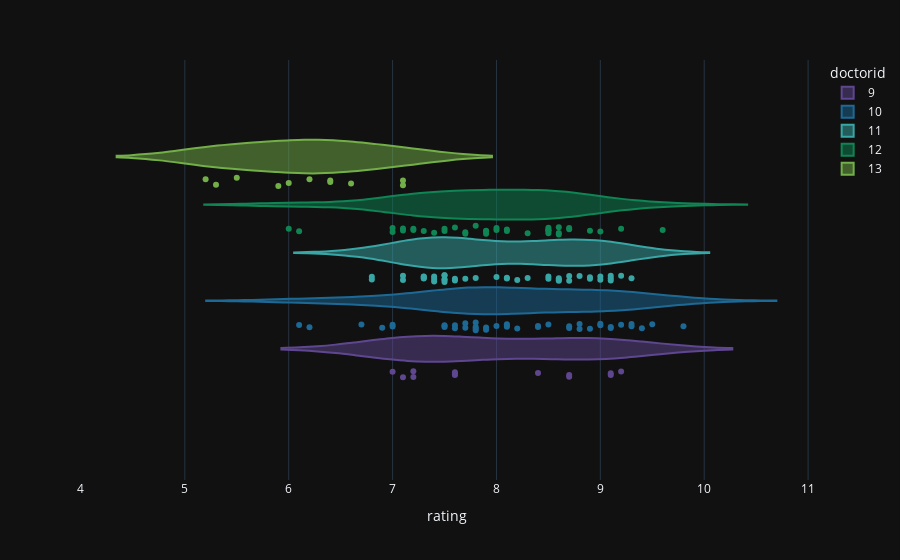

Here is the notebook cell this chart was saved with:
### Code cell
px.violin(df, x='rating', color='doctorid', points='all')

### Figure 1 — Plotly figure (JSON) as saved in the notebook; plotly's stock layout.template omitted (floating-point values rounded to 4 significant figures)
{"data": [{"alignmentgroup": "True", "box": {"visible": false}, "hovertemplate": "doctorid=9<br>rating=%{x}<extra></extra>", "legendgroup": "9", "marker": {"color": "rgb(95, 70, 144)"}, "name": "9", "offsetgroup": "9", "orientation": "h", "points": "all", "scalegroup": "True", "showlegend": true, "type": "violin", "x": [7.6, 7.6, 7.6, 7, 7.1, 8.7, 7.2, 8.4, 9.2, 9.1, 7.2, 8.7, 9.1], "x0": " ", "xaxis": "x", "y0": " ", "yaxis": "y"}, {"alignmentgroup": "True", "box": {"visible": false}, "hovertemplate": "doctorid=10<br>rating=%{x}<extra></extra>", "legendgroup": "10", "marker": {"color": "rgb(29, 105, 150)"}, "name": "10", "offsetgroup": "10", "orientation": "h", "points": "all", "scalegroup": "True", "showlegend": true, "type": "violin", "x": [8.2, 7.5, 7.9, 8.4, 9.3, 7.8, 7.9, 6.9, 8.7, 8.8, 6.2, 6.1, 8.5, 9.3, 7.6, 8, 7.8, 8.1, 7, 7, 6.7, 7.5, 9, 9.2, 9.8, 8.8, 8.7, 8.4, 7.7, 7.8, 8.1, 8.1, 7.5, 7.6, 7.7, 7.8, 9.4, 9.5, 9, 8.9, 9.1, 9.1], "x0": " ", "xaxis": "x", "y0": " ", "yaxis": "y"}, {"alignmentgroup": "True", "box": {"visible": false}, "hovertemplate": "doctorid=11<br>rating=%{x}<extra></extra>", "legendgroup": "11", "marker": {"color": "rgb(56, 166, 165)"}, "name": "11", "offsetgroup": "11", "orientation": "h", "points": "all", "scalegroup": "True", "showlegend": true, "type": "violin", "x": [8.8, 7.6, 6.8, 8.7, 8.6, 7.1, 8.2, 7.3, 7.5, 9.3, 8.3, 9.1, 9.2, 8.6, 8.9, 8.9, 6.8, 9, 7.3, 7.5, 9.1, 8.1, 7.1, 8.5, 8.1, 7.7, 8.6, 7.3, 8.7, 7.5, 7.5, 7.6, 9, 8.5, 8, 7.4, 7.3, 7.8, 7.5, 7.4, 7.4, 9.1], "x0": " ", "xaxis": "x", "y0": " ", "yaxis": "y"}, {"alignmentgroup": "True", "box": {"visible": false}, "hovertemplate": "doctorid=12<br>rating=%{x}<extra></extra>", "legendgroup": "12", "marker": {"color": "rgb(15, 133, 84)"}, "name": "12", "offsetgroup": "12", "orientation": "h", "points": "all", "scalegroup": "True", "showlegend": true, "type": "violin", "x": [8, 7.8, 7.1, 8.9, 8, 7.4, 7, 8.5, 8.5, 6.1, 8.7, 7.9, 8.5, 8.5, 8.3, 8.1, 7.7, 7.6, 7.9, 8.6, 6, 8.6, 9.6, 8.7, 8.6, 7.5, 7.9, 7.2, 7.3, 7.5, 8.1, 8.5, 7.7, 7.2, 7.1, 7, 9.2, 9], "x0": " ", "xaxis": "x", "y0": " ", "yaxis": "y"}, {"alignmentgroup": "True", "box": {"visible": false}, "hovertemplate": "doctorid=13<br>rating=%{x}<extra></extra>", "legendgroup": "13", "marker": {"color": "rgb(115, 175, 72)"}, "name": "13", "offsetgroup": "13", "orientation": "h", "points": "all", "scalegroup": "True", "showlegend": true, "type": "violin", "x": [7.1, 6.2, 7.1, 5.3, 5.2, 6.6, 6.4, 5.9, 6.4, 5.5, 6], "x0": " ", "xaxis": "x", "y0": " ", "yaxis": "y"}], "layout": {"legend": {"title": {"text": "doctorid"}, "tracegroupgap": 0}, "margin": {"t": 60}, "violinmode": "group", "xaxis": {"anchor": "y", "domain": [0, 1], "title": {"text": "rating"}}, "yaxis": {"anchor": "x", "domain": [0, 1]}}}
